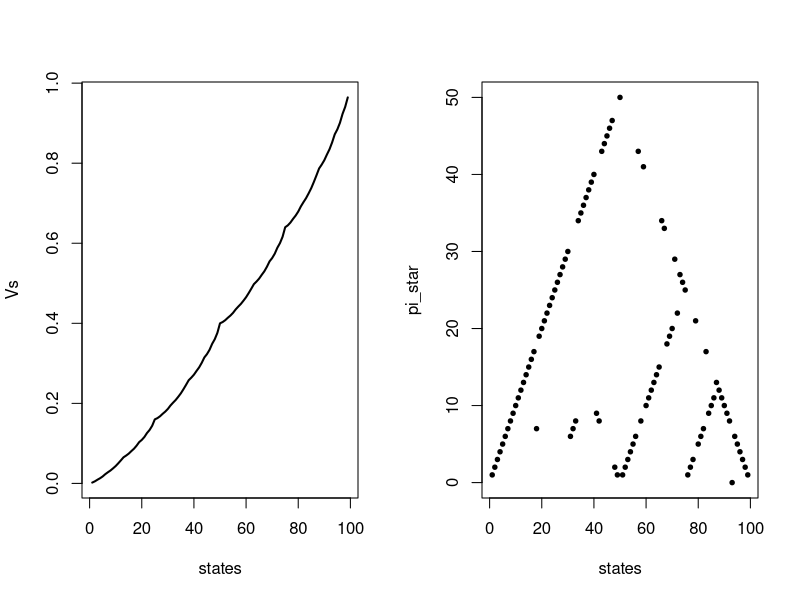

Here is the R script that generated this plot:

rm(list=ls())

ph <- 0.4

states <- 1:99
nstates <- length(states)

Vs <- Vold <- rep(0, 99)

theta <- 10^-10
delta <- 1

iter <- 0

while(delta > theta){
  
  iter <- iter + 1
  print(iter)
  
  for(i in 1:nstates){
    
    Vold[i] <- Vs[i]
    
    n_action_value_i <- min(states[i], 100 - states[i]) + 1
    action_value_i   <- rep(0, n_action_value_i)
    
    for(ii in 1:n_action_value_i){
      
      Stplus_win  <- states[i] + (ii - 1)
      Stplus_lose <- states[i] - (ii - 1)
      
      expr1 <- ifelse(Stplus_win == 100, 0, 0) * ph + 0 * (1 - ph)
      expr2 <- ifelse(Stplus_win == 100, 1, Vs[states == Stplus_win]) * ph + 
        ifelse(Stplus_lose == 0, 0, Vs[states == Stplus_lose]) * (1 - ph)
      
      action_value_i[ii] <- expr1 + expr2
      
    }
    
    Vs[i] <- max(action_value_i)
    
  }
  
  delta <- max(abs(Vold - Vs))
  
}

pi_star <- rep(-10, nstates)

for(i in 1:nstates){
  
  n_action_value_i <- min(states[i], 100 - states[i]) + 1
  action_value_i   <- rep(0, n_action_value_i)
  
  for(ii in 1:n_action_value_i){
    
    Stplus_win  <- states[i] + (ii - 1)
    Stplus_lose <- states[i] - (ii - 1)
    
    expr1 <- ifelse(Stplus_win == 100, 0, 0) * ph + 0 * (1 - ph)
    expr2 <- ifelse(Stplus_win == 100, 1, Vs[states == Stplus_win]) * ph + 
      ifelse(Stplus_lose == 0, 0, Vs[states == Stplus_lose]) * (1 - ph)
    
    action_value_i[ii] <- expr1 + expr2
    
  }
  
  pi_star[i] <- max(which(action_value_i == max(action_value_i))) - 1
  
}

par(mfrow = c(1, 2))
plot(states, Vs, type = "l", lwd = 2)
plot(states, pi_star, type = "p", lwd = 1, pch = 19, cex = 0.6)

